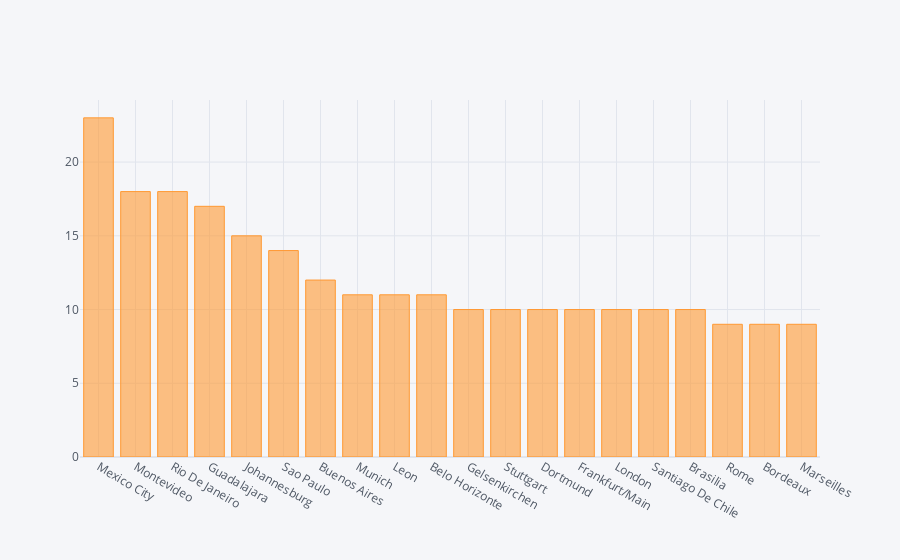

Here is the notebook cell this chart was saved with:
### Code cell
matches['City'].value_counts()[:20].iplot(kind = 'bar')

### Figure 1 — Plotly figure (JSON) as saved in the notebook; plotly's stock layout.template omitted (floating-point values rounded to 4 significant figures)
{"data": [{"marker": {"color": "rgba(255, 153, 51, 0.6)", "line": {"color": "rgba(255, 153, 51, 1.0)", "width": 1}}, "name": "City", "orientation": "v", "text": "", "type": "bar", "x": ["Mexico City ", "Montevideo ", "Rio De Janeiro ", "Guadalajara ", "Johannesburg ", "Sao Paulo ", "Buenos Aires ", "Munich ", "Leon ", "Belo Horizonte ", "Gelsenkirchen ", "Stuttgart ", "Dortmund ", "Frankfurt/Main ", "London ", "Santiago De Chile ", "Brasilia ", "Rome ", "Bordeaux ", "Marseilles "], "y": [23, 18, 18, 17, 15, 14, 12, 11, 11, 11, 10, 10, 10, 10, 10, 10, 10, 9, 9, 9]}], "layout": {"legend": {"bgcolor": "#F5F6F9", "font": {"color": "#4D5663"}}, "paper_bgcolor": "#F5F6F9", "plot_bgcolor": "#F5F6F9", "title": {"font": {"color": "#4D5663"}}, "xaxis": {"gridcolor": "#E1E5ED", "showgrid": true, "tickfont": {"color": "#4D5663"}, "title": {"font": {"color": "#4D5663"}, "text": ""}, "zerolinecolor": "#E1E5ED"}, "yaxis": {"gridcolor": "#E1E5ED", "showgrid": true, "tickfont": {"color": "#4D5663"}, "title": {"font": {"color": "#4D5663"}, "text": ""}, "zerolinecolor": "#E1E5ED"}}}
